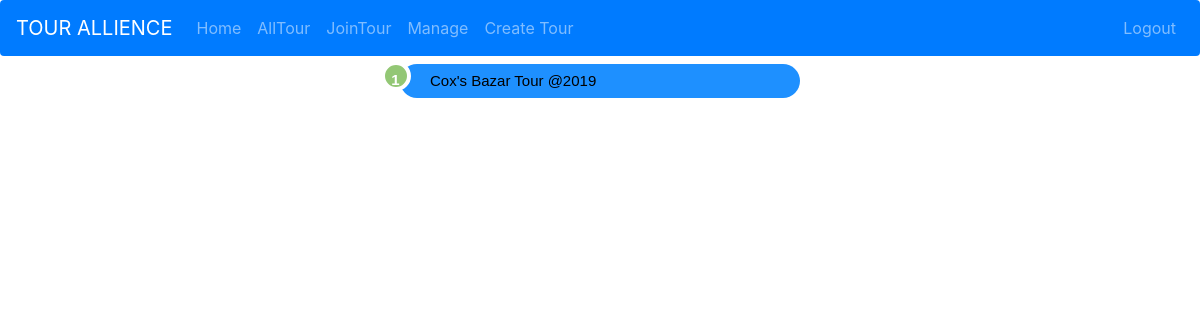
Before: /join-tour/ (signed in) with the older database file.
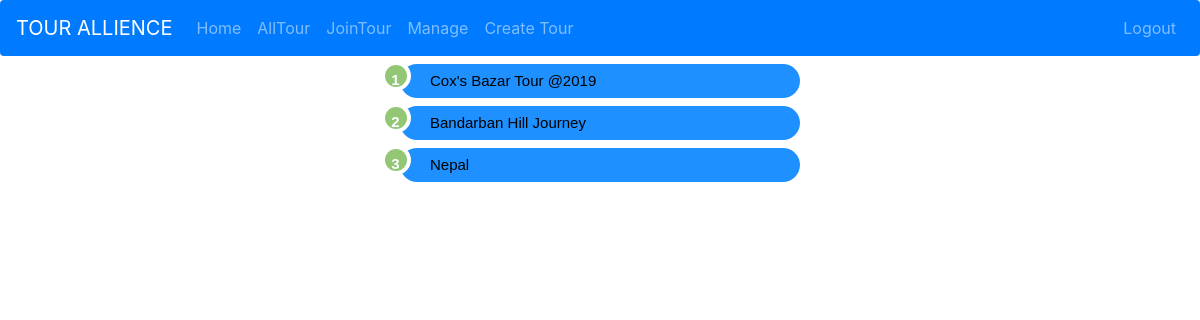
After: the same page with the newer database file.
### tourrelated/models.py (models this page shows, shortened)
class Member_on_tour(models.Model):
    tour=models.ForeignKey(Tour, on_delete=models.CASCADE)
    name= models.CharField(max_length=100)
    mail=models.CharField(max_length=200)
    p_money=models.CharField(max_length=10)
    due=models.CharField(max_length=10)

class Tour(models.Model):
    creator= models.ForeignKey(User, on_delete=models.CASCADE)
    title= models.CharField(max_length=200)
    slug=models.SlugField(unique=True,blank=True)
    location= models.CharField(max_length=200)
    duration= models.CharField(max_length=50)
    fee=models.CharField(max_length=10)
    date_of_tour=models.CharField(max_length=100)
    short_description=models.CharField(max_length=300)

### tourrelated/views.py (the view)
def jointour(request):
    templates='tourrelated/jointour.html'
    tour=Member_on_tour.objects.filter(name=request.user.username)
    tour1= Tour.objects.filter(creator=request.user)
    context={'tour':tour,'t':tour1}
    return render(request,templates,context)

### templates/tourrelated/jointour.html
{% extends 'base.html' %}
{% block content %}
{% load static %}
  <link rel="stylesheet" type="text/css" href="{% static 'tourrelated/jointour.css' %}">
<div class="list-type1">
<ol>
    {% for i in tour %}
<li><a href="{% url 'join_tour_manage' pk=i.tour.pk %}">{{ i.tour.title }}  </a></li>
    {% endfor %}
</ol>
</div>
{% endblock %}

Changed rows visible on the page:
added Member_on_tour: tour "Bandarban Hill Journey"
added Member_on_tour: tour "Nepal"
